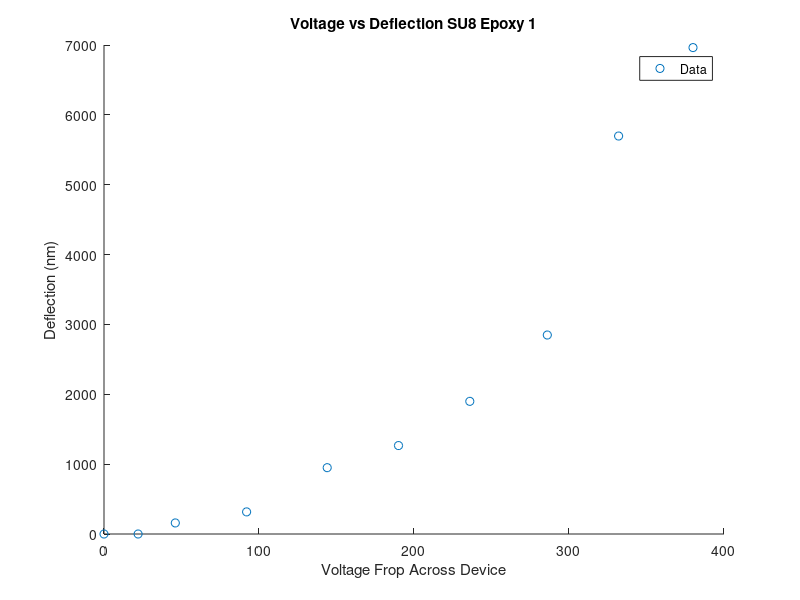

The MATLAB source for this figure:
Voltages = [0 22 46 92 144 190 236 286 332 380];
NumOfFringes = [0 0 0.5 1 3 4 6 9 18 22];
Deflections = NumOfFringes.*(633/2);
VvsD = [Voltages ; Deflections];
hold on
title("Voltage vs Deflection SU8 Epoxy 1")
ylabel("Deflection (nm)")
xlabel("Voltage Frop Across Device")
scatter(VvsD(1,:),VvsD(2,:))
hold off
legend("Data")
